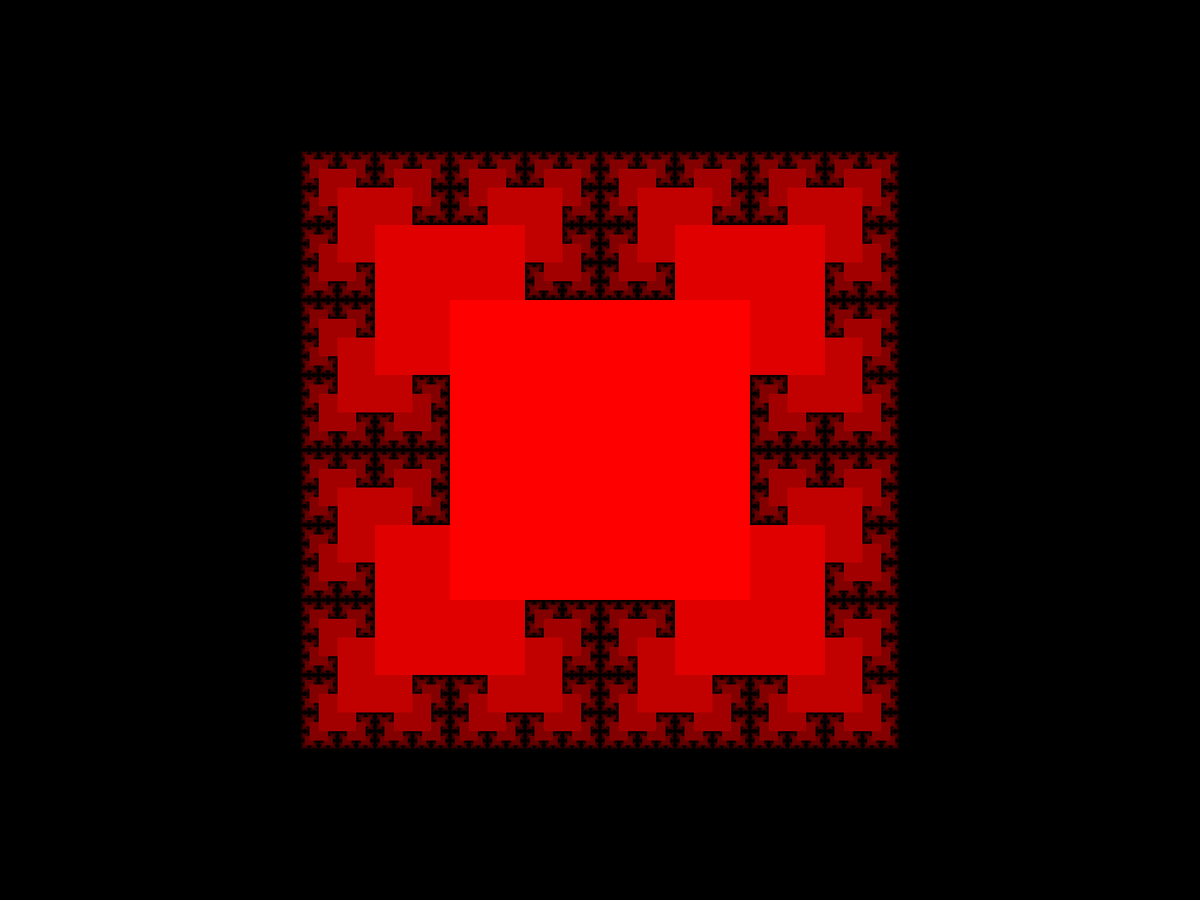
Frame 1 (no input)
Frame 60 (the mouse pressed at the canvas centre just before this capture): identical to frame 1, image omitted
Frame 120 (the mouse held since frame 60 and released just before this capture): identical to frame 1, image omitted

The Processing sketch that drew this single still picture (run headless with seeded random() and noise(); from frame 60 on, the mouse is pressed at the canvas centre):

// Processing sketch: main
// ── main.pde
final int MAX_LEVEL = 8;

void setup(){
 fullScreen();
 noStroke();
}

void draw(){
  background(0);
  drawRecursiveSquare(0, width / 2f, height / 2f, 200, 255f);
}

void drawRecursiveSquare(int n, float xc, float yc, float r, float c){
  if(n < MAX_LEVEL){
  drawRecursiveSquare(n + 1, xc - r, yc - r, r / 2, c - 250 / MAX_LEVEL);
  drawRecursiveSquare(n + 1, xc + r, yc - r, r / 2, c - 250 / MAX_LEVEL);
  drawRecursiveSquare(n + 1, xc - r, yc + r, r / 2, c - 250 / MAX_LEVEL);
  drawRecursiveSquare(n + 1, xc + r, yc + r, r / 2, c - 250 / MAX_LEVEL);
  fill(c, 0f, 0f);
  square(xc - r, yc - r, 2 * r);
  }
  
}
